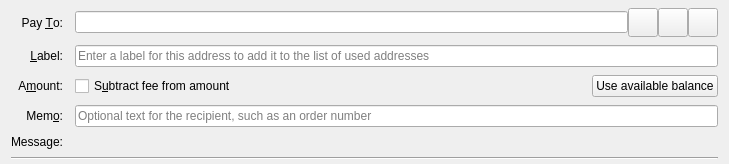
<?xml version="1.0" encoding="UTF-8"?>
<ui version="4.0">
 <class>SendCoinsEntry</class>
 <widget class="QWidget" name="SendCoinsEntry">
  <property name="geometry">
   <rect>
    <x>0</x>
    <y>0</y>
    <width>729</width>
    <height>150</height>
   </rect>
  </property>
  <property name="focusPolicy">
   <enum>Qt::TabFocus</enum>
  </property>
  <property name="autoFillBackground">
   <bool>false</bool>
  </property>
  <layout class="QGridLayout" name="gridLayout">
  <property name="topMargin">
    <number>8</number>
  </property>
  <property name="bottomMargin">
    <number>4</number>
  </property>
  <property name="horizontalSpacing">
    <number>12</number>
  </property>
  <property name="verticalSpacing">
    <number>8</number>
  </property>
  <item row="0" column="0">
    <widget class="QLabel" name="payToLabel">
    <property name="text">
      <string>Pay &amp;To:</string>
    </property>
    <property name="alignment">
      <set>Qt::AlignRight|Qt::AlignTrailing|Qt::AlignVCenter</set>
    </property>
    <property name="buddy">
      <cstring>payTo</cstring>
    </property>
    </widget>
  </item>
  <item row="0" column="1">
    <layout class="QHBoxLayout" name="payToLayout">
    <property name="spacing">
      <number>0</number>
    </property>
    <item>
      <widget class="QValidatedLineEdit" name="payTo">
      <property name="toolTip">
        <string>The Kerrigan address to send the payment to</string>
      </property>
      </widget>
    </item>
    <item>
      <widget class="QToolButton" name="addressBookButton">
      <property name="toolTip">
        <string>Choose previously used address</string>
      </property>
      <property name="text">
        <string/>
      </property>
      <property name="iconSize">
        <size>
        <width>22</width>
        <height>22</height>
        </size>
      </property>
      <property name="shortcut">
        <string>Alt+A</string>
      </property>
      </widget>
    </item>
    <item>
      <widget class="QToolButton" name="pasteButton">
      <property name="toolTip">
        <string>Paste address from clipboard</string>
      </property>
      <property name="text">
        <string/>
      </property>
      <property name="iconSize">
        <size>
        <width>22</width>
        <height>22</height>
        </size>
      </property>
      <property name="shortcut">
        <string>Alt+P</string>
      </property>
      </widget>
    </item>
    <item>
      <widget class="QToolButton" name="deleteButton">
      <property name="toolTip">
        <string>Remove this entry</string>
      </property>
      <property name="text">
        <string/>
      </property>
      <property name="iconSize">
        <size>
        <width>22</width>
        <height>22</height>
        </size>
      </property>
      </widget>
    </item>
    </layout>
  </item>
  <item row="1" column="0">
    <widget class="QLabel" name="labellLabel">
    <property name="text">
      <string>&amp;Label:</string>
    </property>
    <property name="alignment">
      <set>Qt::AlignRight|Qt::AlignTrailing|Qt::AlignVCenter</set>
    </property>
    <property name="buddy">
      <cstring>addAsLabel</cstring>
    </property>
    </widget>
  </item>
  <item row="1" column="1">
    <widget class="QLineEdit" name="addAsLabel">
    <property name="toolTip">
      <string>Enter a label for this address to add it to the list of used addresses</string>
    </property>
    <property name="placeholderText">
      <string>Enter a label for this address to add it to the list of used addresses</string>
    </property>
    </widget>
  </item>
  <item row="2" column="0">
    <widget class="QLabel" name="amountLabel">
    <property name="text">
      <string>A&amp;mount:</string>
    </property>
    <property name="alignment">
      <set>Qt::AlignRight|Qt::AlignTrailing|Qt::AlignVCenter</set>
    </property>
    <property name="buddy">
      <cstring>payAmount</cstring>
    </property>
    </widget>
  </item>
  <item row="2" column="1">
    <layout class="QHBoxLayout" name="horizontalLayoutAmount" stretch="0,1,0">
    <item>
      <widget class="BitcoinAmountField" name="payAmount" native="true">
        <property name="toolTip">
        <string>The amount to send in the selected unit</string>
        </property>
      </widget>
    </item>
    <item>
      <widget class="QCheckBox" name="checkboxSubtractFeeFromAmount">
      <property name="toolTip">
        <string>The fee will be deducted from the amount being sent. The recipient will receive a lower amount of KRGN than you enter in the amount field. If multiple recipients are selected, the fee is split equally.</string>
      </property>
      <property name="text">
        <string>S&amp;ubtract fee from amount</string>
      </property>
      </widget>
    </item>
    <item>
      <widget class="QPushButton" name="useAvailableBalanceButton">
      <property name="text">
        <string>Use available balance</string>
      </property>
      </widget>
    </item>
    </layout>
  </item>
  <item row="3" column="0">
    <widget class="QLabel" name="memoLabel">
    <property name="text">
      <string>Mem&amp;o:</string>
    </property>
    <property name="alignment">
      <set>Qt::AlignRight|Qt::AlignTrailing|Qt::AlignVCenter</set>
    </property>
    <property name="buddy">
      <cstring>memoEdit</cstring>
    </property>
    </widget>
  </item>
  <item row="3" column="1">
    <widget class="QValidatedLineEdit" name="memoEdit">
    <property name="toolTip">
      <string>Text for the recipient, sent encrypted with the payment. Only the recipient can read it. Up to 512 bytes.</string>
    </property>
    <property name="placeholderText">
      <string>Optional text for the recipient, such as an order number</string>
    </property>
    </widget>
  </item>
  <item row="4" column="0">
    <widget class="QLabel" name="messageLabel">
    <property name="text">
      <string>Message:</string>
    </property>
    <property name="alignment">
      <set>Qt::AlignRight|Qt::AlignTrailing|Qt::AlignVCenter</set>
    </property>
    </widget>
  </item>
  <item row="4" column="1">
    <widget class="QLabel" name="messageTextLabel">
    <property name="toolTip">
      <string>A message that was attached to the kerrigan: URI which will be stored with the transaction for your reference. Note: This message will not be sent over the Kerrigan network.</string>
    </property>
    <property name="textFormat">
      <enum>Qt::PlainText</enum>
    </property>
    </widget>
  </item>
  <item row="5" column="0" colspan="2">
    <widget class="Line" name="line">
    <property name="orientation">
      <enum>Qt::Horizontal</enum>
    </property>
    </widget>
  </item>
  </layout>
 </widget>
 <customwidgets>
  <customwidget>
   <class>QValidatedLineEdit</class>
   <extends>QLineEdit</extends>
   <header>qt/qvalidatedlineedit.h</header>
  </customwidget>
  <customwidget>
   <class>BitcoinAmountField</class>
   <extends>QWidget</extends>
   <header>qt/bitcoinamountfield.h</header>
   <container>1</container>
  </customwidget>
 </customwidgets>
 <tabstops>
  <tabstop>payTo</tabstop>
  <tabstop>addressBookButton</tabstop>
  <tabstop>pasteButton</tabstop>
  <tabstop>deleteButton</tabstop>
  <tabstop>addAsLabel</tabstop>
  <tabstop>payAmount</tabstop>
  <tabstop>memoEdit</tabstop>
 </tabstops>
 <resources>
  <include location="../kerrigan.qrc"/>
 </resources>
 <connections/>
</ui>
